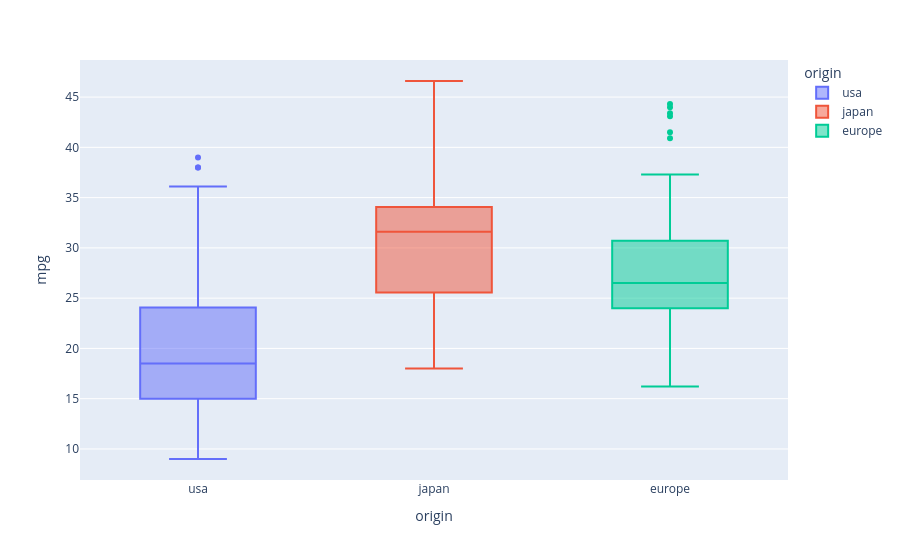

Notebook cell for this chart:
### Code cell
# 각 트레이스에 대해 hovertemplate을 한글로 표시되게 설정 (이상치만 변경된다)
for trace in fig3.data:
    q1 = np.percentile(trace.y, 25)  # 1사분위수
    q3 = np.percentile(trace.y, 75)  # 3사분위수
    median = np.median(trace.y)      # 중앙값
    upperfence = q3 + 1.5 * (q3 - q1)  # 상위 경계
    lowerfence = q1 - 1.5 * (q3 - q1)  # 하위 경계
    ymax = np.max(trace.y)           # 최대값
    ymin = np.min(trace.y)           # 최소값
    n = len(trace.y)                 # 값의 수

    # hovertemplate 업데이트
    trace.update(
        hovertemplate=
        f'<b>최대값:</b> {ymax}<br>' +
        f'<b>상위 경계:</b> {upperfence}<br>' +
        f'<b>Q3 (3사분위수):</b> {q3}<br>' +
        f'<b>Q2 (중앙값):</b> {median}<br>' +
        f'<b>Q1 (1사분위수):</b> {q1}<br>' +
        f'<b>하위 경계:</b> {lowerfence}<br>' +
        f'<b>최소값:</b> {ymin}<br>' +
        f'<b>값의 수:</b> {n}<br>' +
        '<b>값:</b> %{y}<extra></extra>',  # 값 표시 부분
        hoverlabel=dict(
            font=dict(family="D2CodingLigature Nerd Font", size=12)  # 한글 폰트 설정
        )
    )

# 그래프 출력
fig3.show()

### Figure 1 — Plotly figure (JSON) as saved in the notebook; plotly's stock layout.template omitted (floating-point values rounded to 4 significant figures; data arrays with more than 128 entries replaced by an {"elided": "..."} marker saying what was removed)
{"data": [{"alignmentgroup": "True", "hoverlabel": {"font": {"family": "D2CodingLigature Nerd Font", "size": 12}}, "hovertemplate": "<b>최대값:</b> 39.0<br><b>상위 경계:</b> 37.5<br><b>Q3 (3사분위수):</b> 24.0<br><b>Q2 (중앙값):</b> 18.5<br><b>Q1 (1사분위수):</b> 15.0<br><b>하위 경계:</b> 1.5<br><b>최소값:</b> 9.0<br><b>값의 수:</b> 249<br><b>값:</b> %{y}<extra></extra>", "legendgroup": "usa", "marker": {"color": "#636efa"}, "name": "usa", "notched": false, "offsetgroup": "usa", "orientation": "v", "showlegend": true, "type": "box", "x": {"elided": "249 str values"}, "x0": " ", "xaxis": "x", "y": {"elided": "249 float values"}, "y0": " ", "yaxis": "y"}, {"alignmentgroup": "True", "hoverlabel": {"font": {"family": "D2CodingLigature Nerd Font", "size": 12}}, "hovertemplate": "<b>최대값:</b> 46.6<br><b>상위 경계:</b> 46.574999999999996<br><b>Q3 (3사분위수):</b> 34.05<br><b>Q2 (중앙값):</b> 31.6<br><b>Q1 (1사분위수):</b> 25.7<br><b>하위 경계:</b> 13.175000000000002<br><b>최소값:</b> 18.0<br><b>값의 수:</b> 79<br><b>값:</b> %{y}<extra></extra>", "legendgroup": "japan", "marker": {"color": "#EF553B"}, "name": "japan", "notched": false, "offsetgroup": "japan", "orientation": "v", "showlegend": true, "type": "box", "x": ["japan", "japan", "japan", "japan", "japan", "japan", "japan", "japan", "japan", "japan", "japan", "japan", "japan", "japan", "japan", "japan", "japan", "japan", "japan", "japan", "japan", "japan", "japan", "japan", "japan", "japan", "japan", "japan", "japan", "japan", "japan", "japan", "japan", "japan", "japan", "japan", "japan", "japan", "japan", "japan", "japan", "japan", "japan", "japan", "japan", "japan", "japan", "japan", "japan", "japan", "japan", "japan", "japan", "japan", "japan", "japan", "japan", "japan", "japan", "japan", "japan", "japan", "japan", "japan", "japan", "japan", "japan", "japan", "japan", "japan", "japan", "japan", "japan", "japan", "japan", "japan", "japan", "japan", "japan"], "x0": " ", "xaxis": "x", "y": [24.0, 27.0, 27.0, 25.0, 31.0, 35.0, 24.0, 19.0, 28.0, 23.0, 27.0, 20.0, 22.0, 18.0, 20.0, 31.0, 32.0, 31.0, 32.0, 24.0, 26.0, 29.0, 24.0, 24.0, 33.0, 33.0, 32.0, 28.0, 19.0, 31.5, 33.5, 26.0, 30.0, 22.0, 21.5, 32.8, 39.4, 36.1, 27.5, 27.2, 21.1, 23.9, 29.5, 34.1, 31.8, 38.1, 37.2, 29.8, 31.3, 37.0, 32.2, 46.6, 40.8, 44.6, 33.8, 32.7, 23.7, 32.4, 39.1, 35.1, 32.3, 37.0, 37.7, 34.1, 33.7, 32.4, 32.9, 31.6, 25.4, 24.2, 37.0, 31.0, 36.0, 36.0, 34.0, 38.0, 32.0, 38.0, 32.0], "y0": " ", "yaxis": "y"}, {"alignmentgroup": "True", "hoverlabel": {"font": {"family": "D2CodingLigature Nerd Font", "size": 12}}, "hovertemplate": "<b>최대값:</b> 44.3<br><b>상위 경계:</b> 40.625<br><b>Q3 (3사분위수):</b> 30.65<br><b>Q2 (중앙값):</b> 26.5<br><b>Q1 (1사분위수):</b> 24.0<br><b>하위 경계:</b> 14.025000000000002<br><b>최소값:</b> 16.2<br><b>값의 수:</b> 70<br><b>값:</b> %{y}<extra></extra>", "legendgroup": "europe", "marker": {"color": "#00cc96"}, "name": "europe", "notched": false, "offsetgroup": "europe", "orientation": "v", "showlegend": true, "type": "box", "x": ["europe", "europe", "europe", "europe", "europe", "europe", "europe", "europe", "europe", "europe", "europe", "europe", "europe", "europe", "europe", "europe", "europe", "europe", "europe", "europe", "europe", "europe", "europe", "europe", "europe", "europe", "europe", "europe", "europe", "europe", "europe", "europe", "europe", "europe", "europe", "europe", "europe", "europe", "europe", "europe", "europe", "europe", "europe", "europe", "europe", "europe", "europe", "europe", "europe", "europe", "europe", "europe", "europe", "europe", "europe", "europe", "europe", "europe", "europe", "europe", "europe", "europe", "europe", "europe", "europe", "europe", "europe", "europe", "europe", "europe"], "x0": " ", "xaxis": "x", "y": [26.0, 25.0, 24.0, 25.0, 26.0, 28.0, 30.0, 30.0, 27.0, 23.0, 18.0, 22.0, 21.0, 26.0, 26.0, 26.0, 29.0, 24.0, 20.0, 19.0, 24.0, 29.0, 26.0, 26.0, 24.0, 26.0, 31.0, 25.0, 29.0, 23.0, 23.0, 22.0, 25.0, 28.0, 25.0, 27.0, 29.0, 29.5, 20.0, 19.0, 16.5, 36.0, 29.0, 30.5, 21.5, 43.1, 20.3, 17.0, 21.6, 16.2, 31.5, 31.9, 25.4, 27.2, 37.3, 41.5, 34.3, 44.3, 43.4, 36.4, 30.0, 40.9, 29.8, 35.0, 33.0, 34.5, 28.1, 30.7, 36.0, 44.0], "y0": " ", "yaxis": "y"}], "layout": {"boxmode": "overlay", "legend": {"title": {"text": "origin"}, "tracegroupgap": 0}, "margin": {"t": 60}, "xaxis": {"anchor": "y", "categoryarray": ["usa", "japan", "europe"], "categoryorder": "array", "domain": [0, 1], "title": {"text": "origin"}}, "yaxis": {"anchor": "x", "domain": [0, 1], "title": {"text": "mpg"}}}}
